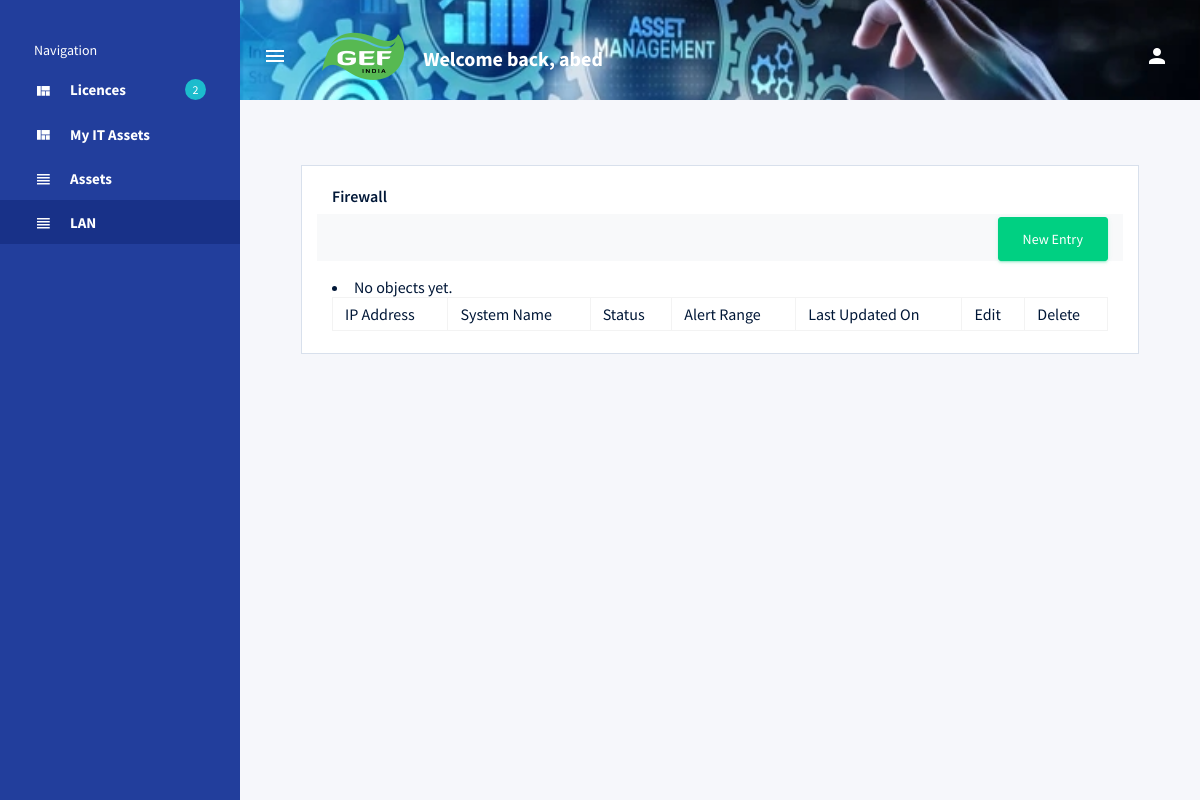
Before: /list (signed in) with the older database file.
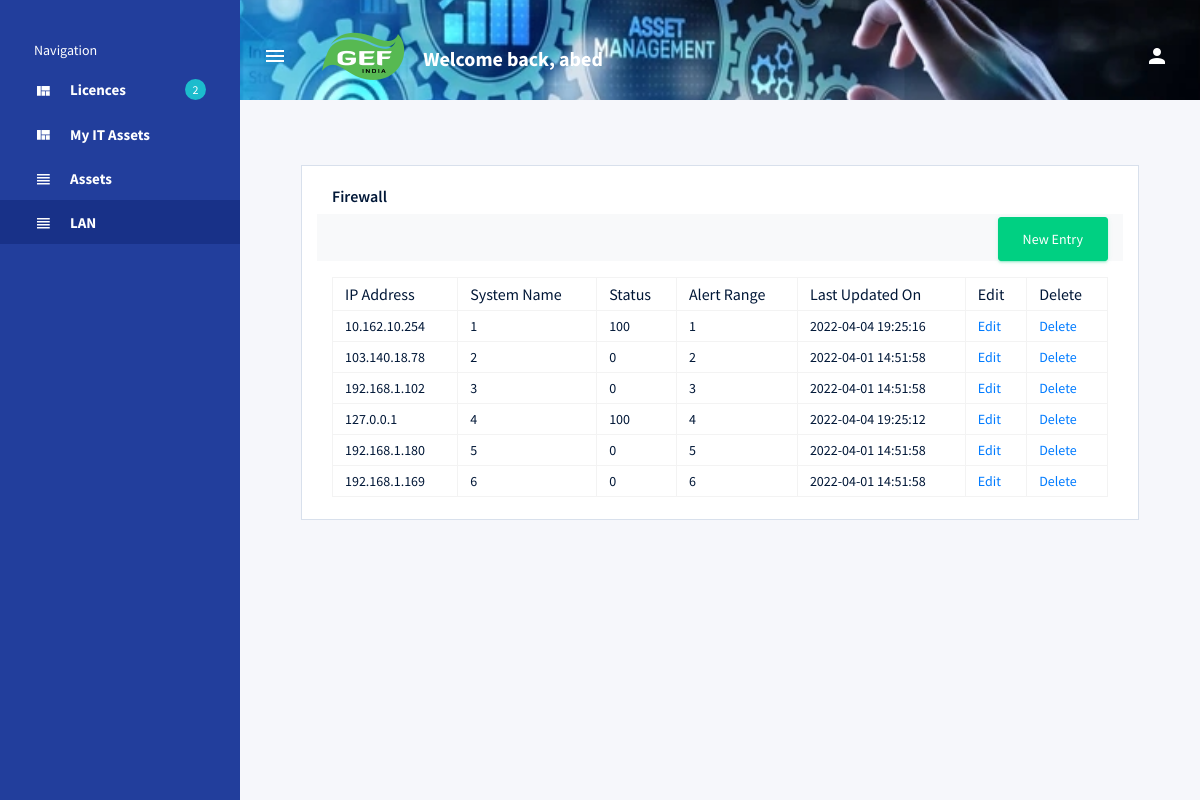
After: the same page with the newer database file.
### assetapp/models.py (models this page shows, shortened)
class PingModel(models.Model):
    Ip_Address = models.CharField(max_length=100)
    Name = models.CharField(max_length=100)
    Status = models.CharField(max_length=100)
    Alert_Range = models.CharField(max_length=100)
    Last_Updated = models.CharField(max_length=100,default="")

### assetapp/views.py (the view)
# urls.py: path('list', views.PingModelList.as_view(), name='pingmodel-list'),
class PingModelList(ListView):
    model = PingModel
    paginate_by = 100  # if pagination is desired

### templates/assetapp/pingmodel_list.html (shortened to what this page needs)
{% extends 'base.html' %}
{% block content %}
{% if user.is_authenticated %}
<div class="content-wrapper">
    <div class="col-lg-12 stretch-card">
        <div class="card">
            <div class="card-body">
                <h4 class="card-title">Firewall</h4>
                <div class="row">
                    <div class="col-md-12 bg-light text-right">
                        <a type="button" class="btn btn-success" href="/create">New Entry</a>
                    </div>
                </div>
                <div class="table-responsive pt-3">
                    <table class="table table-bordered">
                      <thead>
                        <tr>
                            <th>IP Address</th>
                            <th>System Name</th>
                            <th>Status</th>
                            <th>Alert Range</th>
                            <th>Last Updated On</th>
                            <th> Edit</th>
                            <th> Delete</th>
                        </tr>
                      </thead>
                      <tbody>
                            {% for object in object_list %}
                        <tr>
                             <td>{{object.Ip_Address}}</td>
                            <td>{{object.Name}}</td>
                            <td>{{object.Status}}</td>
                            <td>{{object.Alert_Range}}</td>
                            <td>{{object.Last_Updated}}</td>
                            <td><a href="/update/{{object.id}}">Edit</a></td>
                            <td><a href="/delete/{{object.id}}">Delete</a></td>
                        </tr>
                            {% empty %}
                            <li>No objects yet.</li>
                        {% endfor %}
                      </tbody>
                    </table>
                  </div>
                </div>
              </div>
            </div>
          </div>
        </div>
{% endif %}
{% endblock %}

### templates/base.html (shortened to what this page needs)
{% load static %}
<!DOCTYPE html>
<html lang="en">
<head>
  <link rel="stylesheet" href="{% static 'vendors/mdi/css/materialdesignicons.min.css' %}">
  <link rel="stylesheet" href="{% static 'vendors/css/vendor.bundle.base.css' %}">
  <link rel="stylesheet" href="{% static 'css/style.css' %}">
  <link rel="stylesheet" href="{% static 'css/jquery.dataTables.min.css' %}">
</head>
<body>
  <div class="container-scroller d-flex">
    <nav class="sidebar sidebar-offcanvas" id="sidebar">
      <ul class="nav">
        <li class="nav-item sidebar-category">
          <p>Navigation</p>
        </li>
        <li class="nav-item">
          <a class="nav-link" href="/">
            <i class="mdi mdi-view-quilt menu-icon"></i>
            <span class="menu-title">Licences</span>
            <div class="badge badge-info badge-pill">2</div>
          </a>
        </li>
            <li class="nav-item">
              <a class="nav-link" href="/it_assets">
                <i class="mdi mdi-view-quilt menu-icon"></i>
                <span class="menu-title">My IT Assets</span>
              </a>
            </li>
        <li class="nav-item">
          <a class="nav-link" href="/assets">
            <i class="mdi mdi-view-headline menu-icon"></i>
            <span class="menu-title">Assets</span>
          </a>
        </li>
        <li class="nav-item">
          <a class="nav-link" href="/list">
            <i class="mdi mdi-view-headline menu-icon"></i>
            <span class="menu-title">LAN</span>
          </a>
        </li>
      </ul>
    </nav>
    <div class="container-fluid page-body-wrapper">
      <nav class="navbar col-lg-12 col-12 px-0 py-0 py-lg-4 d-flex flex-row">
        <div class="navbar-menu-wrapper d-flex align-items-center justify-content-end">
          <button class="navbar-toggler navbar-toggler align-self-center" type="button" data-toggle="minimize">
            <span class="mdi mdi-menu"></span>
          </button>
          <div class="navbar-brand-wrapper">
            <a class="navbar-brand brand-logo" href="index.html"><img src="{% static 'images/logo.png' %}" alt="logo"/></a>
          </div>
          <h4 class="font-weight-bold mb-0 d-none d-md-block mt-1">Welcome back, {{user}}</h4>
          <ul class="navbar-nav navbar-nav-right">
            <li class="nav-item dropdown mr-2">
              <a class="nav-link count-indicator dropdown-toggle d-flex align-items-center justify-content-center" id="notificationDropdown" href="#" data-toggle="dropdown">
                <i class="mdi mdi-account"></i>
              </a>
            </li>
          </ul>
        </div>
       </nav>
      <div class="main-panel">
        <div class="content-wrapper">
          {% block content %}{% endblock %}
        </div>
      </div>
    </div>
</body>
</html>

Changed rows visible on the page:
added PingModel: Ip_Address "10.162.10.254", Name "1", Status "100", Alert_Range "1", Last_Updated "2022-04-04 19:25:16"
added PingModel: Ip_Address "103.140.18.78", Name "2", Status "0", Alert_Range "2", Last_Updated "2022-04-01 14:51:58"
added PingModel: Ip_Address "192.168.1.102", Name "3", Status "0", Alert_Range "3", Last_Updated "2022-04-01 14:51:58"
added PingModel: Ip_Address "127.0.0.1", Name "4", Status "100", Alert_Range "4", Last_Updated "2022-04-04 19:25:12"
added PingModel: Ip_Address "192.168.1.180", Name "5", Status "0", Alert_Range "5", Last_Updated "2022-04-01 14:51:58"
added PingModel: Ip_Address "192.168.1.169", Name "6", Status "0", Alert_Range "6", Last_Updated "2022-04-01 14:51:58"
Other visible differences:
text no longer shown: "No objects yet."
